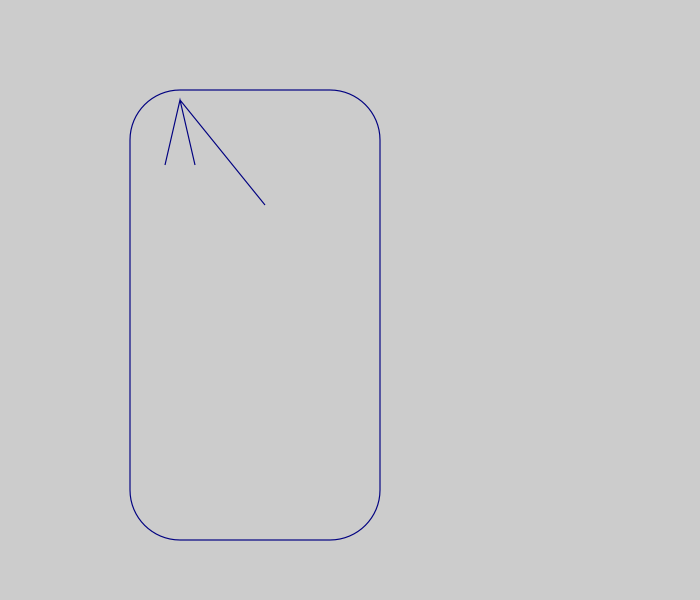

Write Python code to recreate this figure.
import cairo
import math

surface = cairo.ImageSurface(cairo.FORMAT_RGB24, 700, 600)
ctx = cairo.Context(surface)
ctx.set_source_rgb(0.8, 0.8, 0.8)
ctx.paint()


def roundrect(ctx, x, y, width, height, r):
    ctx.arc(x+r, y+r,r, math.pi, 3*math.pi/2)
    ctx.arc(x+width-r,y+r,r,3*math.pi/2,0)
    ctx.arc(x+width-r,y+height-r,r, 0, math.pi/2)
    ctx.arc(x+r, y+height-r, r, math.pi/2,math.pi)
    ctx.close_path()


roundrect(ctx, 130, 90, 250, 450, 50)

def letter_A(ctx):
    ctx.move_to(165, 165)
    ctx.line_to(180, 100)
    ctx.line_to(195, 165)
    #ctx.new_sub_path()
    ctx.move_to(265, 205)
    ctx.line_to(180, 100)


letter_A(ctx)

ctx.set_line_width(1.17),
ctx.set_source_rgb(0, 0, 0.5)
ctx.stroke()


surface.write_to_png("roundrect.png")
